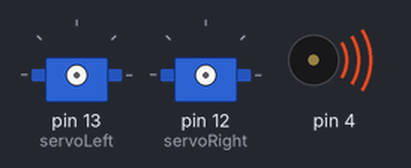
Bench run of a sketch on a simulated Arduino Uno, built with avr-gcc and run on an emulated ATmega328P. Parts: 2 × servo, buzzer (waves = sounding).

Above: at 0.1 s.
At 3.7 s:
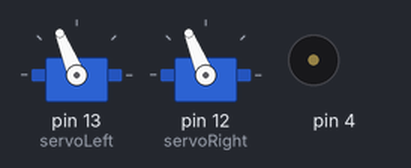
At 8.5 s:
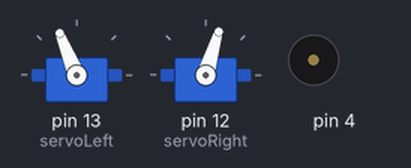
Timing chart, 0 to 10.0 s (numbered marks = the images above):
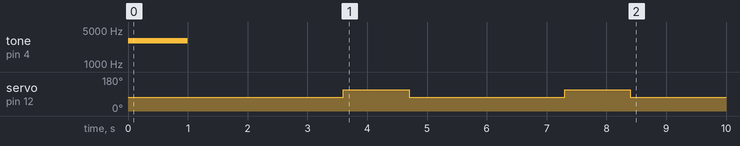

The sketch:

Triangle.ino
```cpp
#include <Servo.h>
//3.21,3.05,(time for 180) .915
//4.625 inches in a second
Servo servoLeft; // Declares Servo
Servo servoRight; // Declares Servo

void setup() {
tone(4,3000, 1000);
delay(1000); // Sounds tone to predict brown out
servoLeft.attach(13); // Attaches servo
servoRight.attach(12); // Attaches servo

  servoLeft.writeMicroseconds(1700);
  servoRight.writeMicroseconds(1300);
  delay(2600); // Goes forward for 2.6 seconds
  servoLeft.writeMicroseconds(1700);
  servoRight.writeMicroseconds(1700);
  delay(1100); // turns right for 1.1 seconds
  servoLeft.writeMicroseconds(1700);
  servoRight.writeMicroseconds(1300);
  delay(2600); // forward
  servoLeft.writeMicroseconds(1700);
  servoRight.writeMicroseconds(1700);
  delay(1100); // right
  servoLeft.writeMicroseconds(1700);
  servoRight.writeMicroseconds(1300);
  delay(2600); // forward

servoLeft.detach(); // detaches servo
servoRight.detach(); // detaches servo
}

void loop() {
  // put your main code here, to run repeatedly:

}
```
